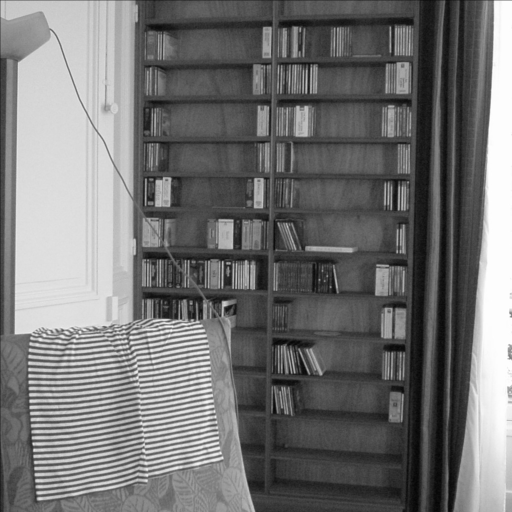
%> input picture subpixel_image_processing/tp_2/room.pgm, 512 x 512 px
$ octave main.m   (GNU Octave 9; MATLAB toolbox functions it lacks are replaced by stand-ins)
%> lines starting %> are read from the running program, lines starting %| are printed output that depends on the picture
### subpixel_image_processing/tp_2/gradn.m
## Author: Yoann Pradat <pradaty@Yoanns-MacBook-Pro.local>
## Created: 2018-10-18

function v = gradn (u)
   [M,N] = size(u);
   v = zeros(M-1, N-1);
   for k=1:(M-1)
        for l=1:(N-1)
            v(k,l) = sqrt((u(k+1,l)-u(k,l))^2+(u(k, l+1)-u(k,l))^2);
        end
    end
endfunction

### subpixel_image_processing/tp_2/fftzoom.m
function v = fftzoom(u,z)
%------------------------------ FFTZOOM ------------------------------
% Zoom / Unzoom of an image with Fourier interpolation
% (zero-padding / frequency cutoff)
%
% author: Lionel Moisan
%
% v1.0 (10/2017): first version (LM)

  if nargin==1
    z = 2;
  end
  [ny,nx] = size(u);
  mx = floor(z*nx);
  my = floor(z*ny);
  dx = floor(nx/2)-floor(mx/2);
  dy = floor(ny/2)-floor(my/2);
  if z>=1
    %===== zoom in
    v = zeros([my,mx]);
    v(-dy+1:-dy+ny,-dx+1:-dx+nx) = fftshift(fft2(u));
  else
    %===== zoom out
    f = fftshift(fft2(u));
    v = f(dy+1:dy+my,dx+1:dx+mx);
    if mod(mx,2)==0
      v(:,1) = 0;  % cancel non-Shannon frequencies
    end
    if mod(my,2)==0
      v(1,:) = 0;  % cancel non-Shannon frequencies
    end
  end
  v = z*z*real(ifft2(ifftshift(v)));

### subpixel_image_processing/tp_2/main.m
############
# Exercice 1
############

############
# Question 1
############

u = double(imread("room.pgm"))/255;
%> u: size 512x512 double; min 0.0196, max 0.996, mean 0.454
imshow(u);

lambda=3;
v = u(1:lambda:end, 1:lambda:end);
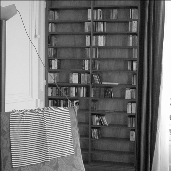
%> v: size 171x171 double; min 0.0235, max 0.996, mean 0.451
w = kron(v, ones(lambda));
[ny, nx] = size(u);
%> ny = 512; nx = 512
imshow([u, w(1:ny, 1:nx)]);
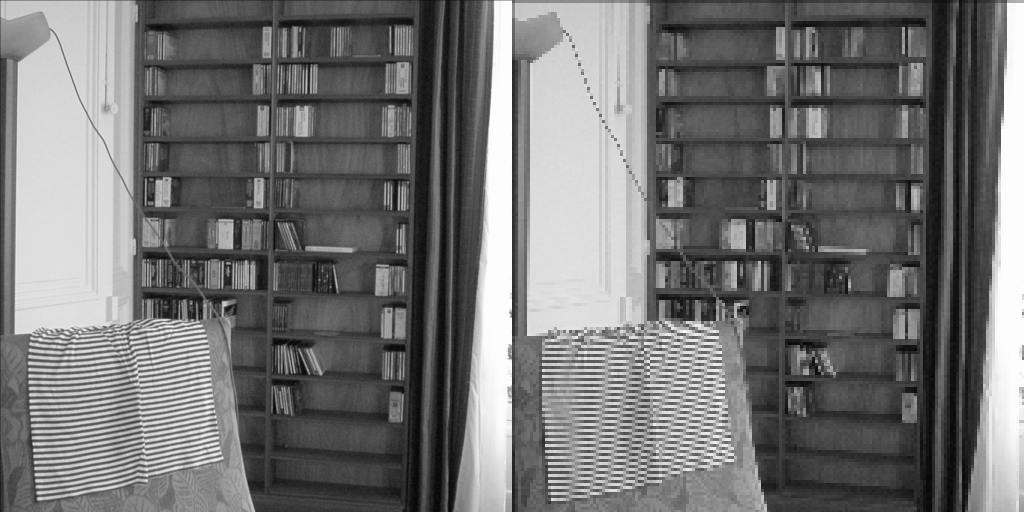
%> displayed picture: size 512x1024, on the screen's scale of 0 to 255; min 5, max 254, mean 115.3

############
# Question 2
############

lambda=4;
v = u(1:lambda:end, 1:lambda:end);
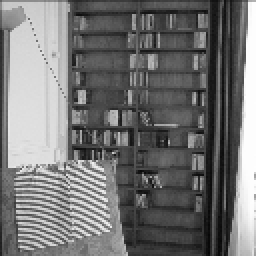
%> v: size 128x128 double (shown 2 times larger); min 0.0196, max 0.996, mean 0.452
w = kron(v, ones(lambda));
[ny, nx] = size(u);
imshow([u, w(1:ny, 1:nx)]);
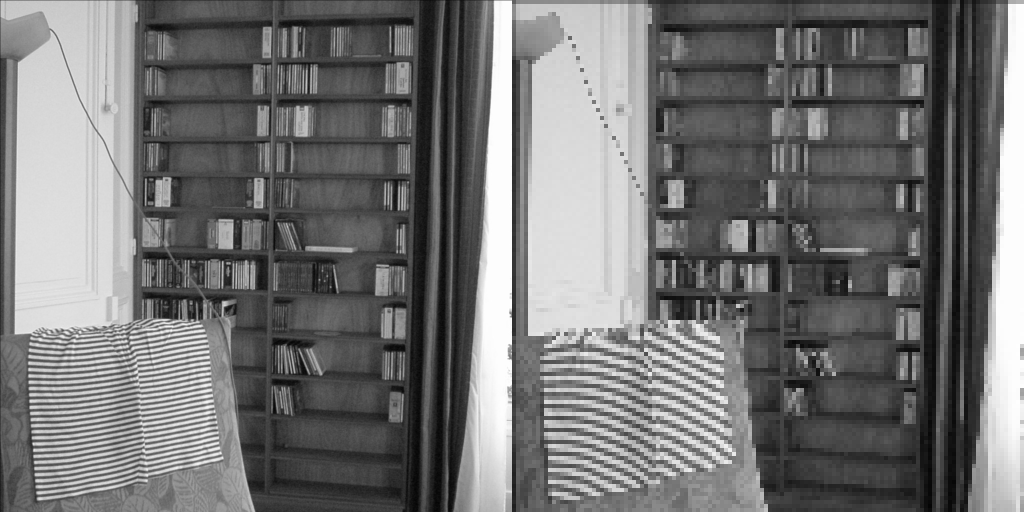
%> displayed picture: size 512x1024, on the screen's scale of 0 to 255; min 5, max 254, mean 115.4

############
# Question 3
############
f = zeros(512);
f(190, 50) = 2;
onde = real(ifft2(f));
imshow(onde, []);

onde_ft = abs(fft2(onde));
imshow(fftshift(onde_ft), [0,max(max(onde_ft))], 'xdata', 1:512, 'ydata', 1:512);
axis on;

 Sous échantillonnage facteur 2 onde
%> (this line was passed over: Sous is not available in this run)
lambda=2;
onde_ech = onde(1:lambda:end, 1:lambda:end);
onde_ech_zoom = kron(onde_ech, ones(lambda));
[ny, nx] = size(onde);

 Onde et onde échantillonée
%> (this line was passed over: Onde is not available in this run)
imshow([onde, onde_ech_zoom(1:ny, 1:nx)], []);

 Onde échantillonée et transfo fourier
%> (this line was passed over: Onde is not available in this run)
onde_ech_ft = abs(fft2(onde_ech));
imshow(fftshift(onde_ech_ft), [0,max(max(onde_ech_ft))], 'xdata', 1:512, 'ydata', 1:512);
axis on;


[m, pos] = max(onde_ech_ft(:));
[x,y] = ind2sub(size(onde_ech_ft), pos)

############
# Exercice 2
############

############
# Question 1
############

f = zeros(512);
f(190, 50) = 2;
onde = real(ifft2(f));

 Onde et son carré
%> (this line was passed over: Onde is not available in this run)
imshow([onde./max(max(onde)), onde.^2./max(max(onde.^2))], []);

imshow(fftzoom(onde,2), []);

############
# Question 2
############

g = zeros(1024, 1024);
g(66, 206) = 2;
onde_fftzoom = real(ifft2(g));
imshow(onde_fftzoom, []);

############
# Question 3
############

u = double(imread("nimes.pgm"))/255;
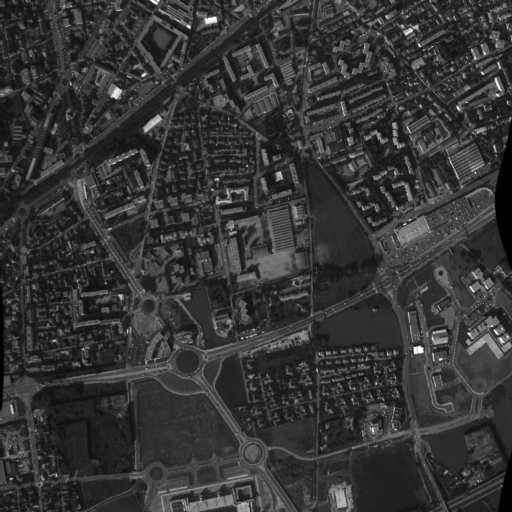
%> input picture subpixel_image_processing/tp_2/nimes.pgm, 512 x 512 px
%> u: size 512x512 double; min 0, max 1, mean 0.211
imshow(u);
imshow(gradn(u));
%> after the loop in gradn, `for k=1:(M-1)`:
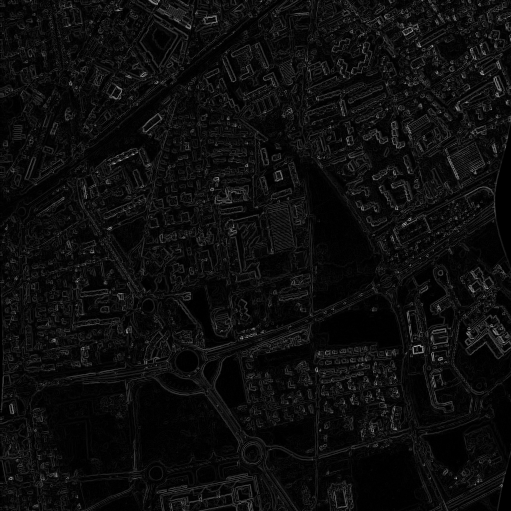
%> v: size 511x511 double; min 0, max 0.661, mean 0.0529
